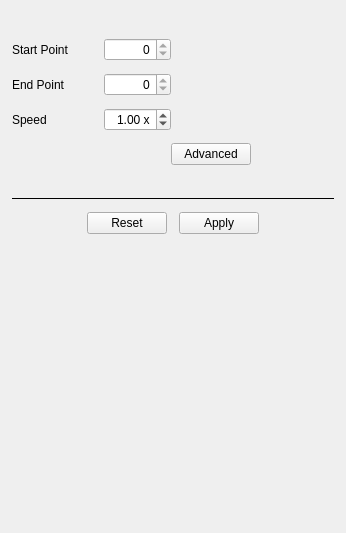
<?xml version="1.0" encoding="UTF-8"?>
<ui version="4.0">
 <class>AvformatProducerSimpleWidget</class>
 <widget class="QWidget" name="AvformatProducerSimpleWidget">
  <property name="geometry">
   <rect>
    <x>0</x>
    <y>0</y>
    <width>346</width>
    <height>533</height>
   </rect>
  </property>
  <property name="windowTitle">
   <string>Form</string>
  </property>
  <layout class="QVBoxLayout" name="verticalLayout">
   <property name="spacing">
    <number>12</number>
   </property>
   <property name="leftMargin">
    <number>12</number>
   </property>
   <property name="topMargin">
    <number>12</number>
   </property>
   <property name="rightMargin">
    <number>12</number>
   </property>
   <property name="bottomMargin">
    <number>12</number>
   </property>
   <item>
    <widget class="QLabel" name="filenameLabel">
     <property name="font">
      <font>
       <weight>75</weight>
       <bold>true</bold>
      </font>
     </property>
     <property name="alignment">
      <set>Qt::AlignCenter</set>
     </property>
     <property name="textInteractionFlags">
      <set>Qt::LinksAccessibleByMouse|Qt::TextSelectableByMouse</set>
     </property>
    </widget>
   </item>
   <item>
    <layout class="QHBoxLayout" name="horizontalLayout_6">
     <item>
      <widget class="QLabel" name="startPointLabel">
       <property name="sizePolicy">
        <sizepolicy hsizetype="Preferred" vsizetype="Preferred">
         <horstretch>0</horstretch>
         <verstretch>0</verstretch>
        </sizepolicy>
       </property>
       <property name="minimumSize">
        <size>
         <width>80</width>
         <height>0</height>
        </size>
       </property>
       <property name="text">
        <string>Start Point</string>
       </property>
       <property name="alignment">
        <set>Qt::AlignLeading|Qt::AlignLeft|Qt::AlignVCenter</set>
       </property>
      </widget>
     </item>
     <item>
      <widget class="TimeSpinBox" name="startPointSpinBox">
       <property name="focusPolicy">
        <enum>Qt::StrongFocus</enum>
       </property>
       <property name="alignment">
        <set>Qt::AlignRight|Qt::AlignTrailing|Qt::AlignVCenter</set>
       </property>
       <property name="readOnly">
        <bool>true</bool>
       </property>
       <property name="accelerated">
        <bool>true</bool>
       </property>
       <property name="keyboardTracking">
        <bool>false</bool>
       </property>
       <property name="maximum">
        <number>2147483647</number>
       </property>
      </widget>
     </item>
     <item>
      <spacer name="horizontalSpacer_4">
       <property name="orientation">
        <enum>Qt::Horizontal</enum>
       </property>
       <property name="sizeHint" stdset="0">
        <size>
         <width>30</width>
         <height>20</height>
        </size>
       </property>
      </spacer>
     </item>
    </layout>
   </item>
   <item>
    <layout class="QHBoxLayout" name="horizontalLayout_2">
     <item>
      <widget class="QLabel" name="endPointLabel">
       <property name="minimumSize">
        <size>
         <width>80</width>
         <height>0</height>
        </size>
       </property>
       <property name="text">
        <string>End Point</string>
       </property>
       <property name="alignment">
        <set>Qt::AlignLeading|Qt::AlignLeft|Qt::AlignVCenter</set>
       </property>
      </widget>
     </item>
     <item>
      <widget class="TimeSpinBox" name="endPointSpinBox">
       <property name="focusPolicy">
        <enum>Qt::StrongFocus</enum>
       </property>
       <property name="frame">
        <bool>true</bool>
       </property>
       <property name="alignment">
        <set>Qt::AlignRight|Qt::AlignTrailing|Qt::AlignVCenter</set>
       </property>
       <property name="readOnly">
        <bool>true</bool>
       </property>
       <property name="accelerated">
        <bool>true</bool>
       </property>
       <property name="keyboardTracking">
        <bool>false</bool>
       </property>
       <property name="maximum">
        <number>2147483647</number>
       </property>
      </widget>
     </item>
     <item>
      <spacer name="horizontalSpacer_6">
       <property name="orientation">
        <enum>Qt::Horizontal</enum>
       </property>
       <property name="sizeHint" stdset="0">
        <size>
         <width>40</width>
         <height>20</height>
        </size>
       </property>
      </spacer>
     </item>
    </layout>
   </item>
   <item>
    <layout class="QHBoxLayout" name="horizontalLayout">
     <item>
      <widget class="QLabel" name="speedLabel">
       <property name="minimumSize">
        <size>
         <width>80</width>
         <height>0</height>
        </size>
       </property>
       <property name="text">
        <string>Speed</string>
       </property>
       <property name="alignment">
        <set>Qt::AlignLeading|Qt::AlignLeft|Qt::AlignVCenter</set>
       </property>
      </widget>
     </item>
     <item>
      <widget class="QDoubleSpinBox" name="speedSpinBox">
       <property name="focusPolicy">
        <enum>Qt::StrongFocus</enum>
       </property>
       <property name="alignment">
        <set>Qt::AlignRight|Qt::AlignTrailing|Qt::AlignVCenter</set>
       </property>
       <property name="accelerated">
        <bool>true</bool>
       </property>
       <property name="keyboardTracking">
        <bool>false</bool>
       </property>
       <property name="suffix">
        <string notr="true"> x</string>
       </property>
       <property name="minimum">
        <double>0.100000000000000</double>
       </property>
       <property name="maximum">
        <double>20.000000000000000</double>
       </property>
       <property name="singleStep">
        <double>0.100000000000000</double>
       </property>
       <property name="value">
        <double>1.000000000000000</double>
       </property>
      </widget>
     </item>
     <item>
      <spacer name="horizontalSpacer">
       <property name="orientation">
        <enum>Qt::Horizontal</enum>
       </property>
       <property name="sizeHint" stdset="0">
        <size>
         <width>40</width>
         <height>20</height>
        </size>
       </property>
      </spacer>
     </item>
    </layout>
   </item>
   <item>
    <layout class="QHBoxLayout" name="horizontalLayout_3">
     <item>
      <spacer name="horizontalSpacer_8">
       <property name="orientation">
        <enum>Qt::Horizontal</enum>
       </property>
       <property name="sizeHint" stdset="0">
        <size>
         <width>40</width>
         <height>20</height>
        </size>
       </property>
      </spacer>
     </item>
     <item>
      <spacer name="horizontalSpacer_9">
       <property name="orientation">
        <enum>Qt::Horizontal</enum>
       </property>
       <property name="sizeType">
        <enum>QSizePolicy::Fixed</enum>
       </property>
       <property name="sizeHint" stdset="0">
        <size>
         <width>75</width>
         <height>20</height>
        </size>
       </property>
      </spacer>
     </item>
     <item>
      <widget class="QPushButton" name="advanced">
       <property name="text">
        <string>Advanced</string>
       </property>
      </widget>
     </item>
     <item>
      <spacer name="horizontalSpacer_2">
       <property name="orientation">
        <enum>Qt::Horizontal</enum>
       </property>
       <property name="sizeHint" stdset="0">
        <size>
         <width>40</width>
         <height>20</height>
        </size>
       </property>
      </spacer>
     </item>
    </layout>
   </item>
   <item>
    <spacer name="horizontalSpacer_5">
     <property name="orientation">
      <enum>Qt::Horizontal</enum>
     </property>
     <property name="sizeHint" stdset="0">
      <size>
       <width>40</width>
       <height>20</height>
      </size>
     </property>
    </spacer>
   </item>
   <item>
    <widget class="Line" name="line">
     <property name="frameShadow">
      <enum>QFrame::Plain</enum>
     </property>
     <property name="orientation">
      <enum>Qt::Horizontal</enum>
     </property>
    </widget>
   </item>
   <item>
    <layout class="QHBoxLayout" name="horizontalLayout_5">
     <item>
      <spacer name="horizontalSpacer_3">
       <property name="orientation">
        <enum>Qt::Horizontal</enum>
       </property>
       <property name="sizeHint" stdset="0">
        <size>
         <width>40</width>
         <height>20</height>
        </size>
       </property>
      </spacer>
     </item>
     <item>
      <widget class="QPushButton" name="resetButton">
       <property name="text">
        <string>Reset</string>
       </property>
      </widget>
     </item>
     <item>
      <widget class="QPushButton" name="okButton">
       <property name="text">
        <string>Apply</string>
       </property>
      </widget>
     </item>
     <item>
      <spacer name="horizontalSpacer_7">
       <property name="orientation">
        <enum>Qt::Horizontal</enum>
       </property>
       <property name="sizeHint" stdset="0">
        <size>
         <width>40</width>
         <height>20</height>
        </size>
       </property>
      </spacer>
     </item>
    </layout>
   </item>
   <item>
    <spacer name="verticalSpacer">
     <property name="orientation">
      <enum>Qt::Vertical</enum>
     </property>
     <property name="sizeHint" stdset="0">
      <size>
       <width>20</width>
       <height>40</height>
      </size>
     </property>
    </spacer>
   </item>
  </layout>
  <action name="actionOpenFolder">
   <property name="text">
    <string>Show in Folder</string>
   </property>
  </action>
  <action name="actionCopyFullFilePath">
   <property name="text">
    <string>Copy Full File Path</string>
   </property>
  </action>
  <action name="actionFFmpegInfo">
   <property name="text">
    <string>More Information...</string>
   </property>
  </action>
  <action name="actionFFmpegIntegrityCheck">
   <property name="text">
    <string>Start Integrity Check Job</string>
   </property>
  </action>
 </widget>
 <customwidgets>
  <customwidget>
   <class>TimeSpinBox</class>
   <extends>QSpinBox</extends>
   <header>widgets/timespinbox.h</header>
  </customwidget>
 </customwidgets>
 <resources/>
 <connections/>
</ui>
